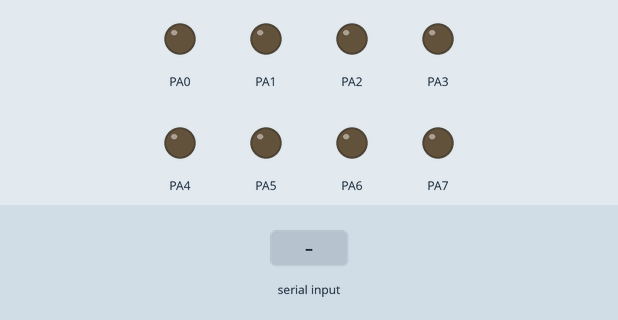
Recording of a program running on a simulated ATmega128, built with avr-gcc and emulated at 16 MHz. Parts: output pins drawn as LEDs (lit = HIGH). Inputs (shaded band) come from the test bench.

Above: at 1.2 s.
1.3 s: "y" received over Serial
At 2.5 s:
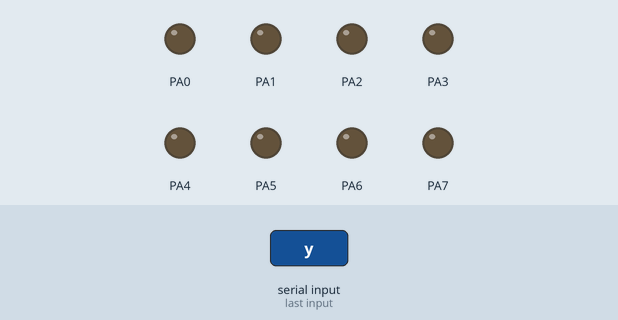
2.8 s: "b" received over Serial
At 3.8 s:
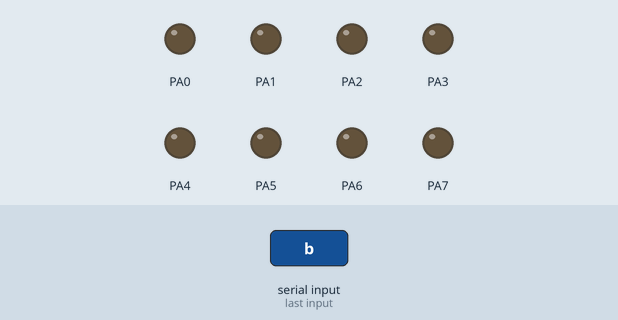
4.3 s: "j" received over Serial
At 5.0 s:
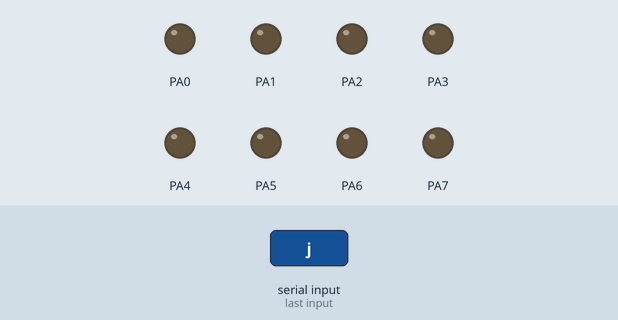
5.8 s: "g" received over Serial
At 6.1 s:
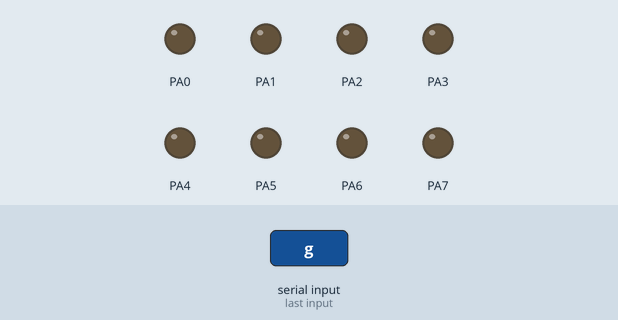
Timing chart, 0 to 8.3 s (numbered marks = the images above; inputs shaded):
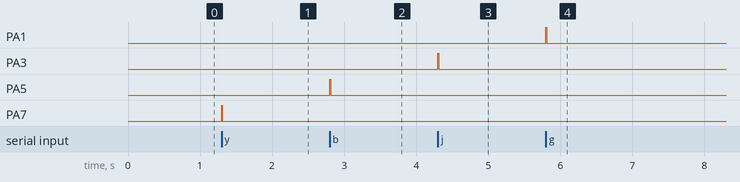

The program:

main.c
```c
/*
Hostpc´Â ÇÚµå¸ð¼ÇÁ¤º¸¸¦ ATmega128¿¡ ¼Û½ÅÇÏ°í,
ATmega128´Â ÇÚµå¸ð¼Ç Á¤º¸¸¦ ¼ö½ÅÇÏ¿© ÇÚµå¸ð¼Ç Á¤º¸¿¡ µû¶ó ATmega128 LED¸¦ Á¦¾îÇÑ´Ù.
*/
#define F_CPU 16000000UL // atmega128ÀÇ ÇÏµå¿þ¾î µ¿ÀÛ ÁÖÆÄ¼ö ¹Ý¿µ

#include <avr/io.h>
#include <util/delay.h>
#include <stdio.h>
#include <string.h>

int main(void)
{
/* Replace with your application code */
unsigned char rx_data;
DDRA = 0XFF;
PORTE = 0XFF;

UBRR0H = 103>>8;
UBRR0L = 103;
UCSR0A = 0X00;
UCSR0B = 0X18;
UCSR0C = 0X06;
rx_data = UDR0;

while (1)
{
while(!(UCSR0A & 0X80));
	rx_data = UDR0;
	if(rx_data == 'y'){
		PORTA |= (1<<7);
		_delay_ms(10);
		PORTA &= ~(1<<7);
	}
	else if(rx_data == 'b'){
		PORTA |= (1<<5);
		_delay_ms(10);
		PORTA &= ~(1<<5);
	}
	else if(rx_data == 'j'){
		PORTA |= (1<<3);
		_delay_ms(10);
		PORTA &= ~(1<<3);
	}
	else if(rx_data == 'g'){
		PORTA |= (1<<1);
		_delay_ms(10);
		PORTA &= ~(1<<1);
	}
}
return 0;
}
```

Measured:
- after the input at 1.3 s, PA7: LOW → HIGH at once, → LOW 0.01 s later
- after the input at 2.8 s, PA5: LOW → HIGH at once, → LOW 0.01 s later
- after the input at 4.3 s, PA3: LOW → HIGH at once, → LOW 0.01 s later
- after the input at 5.8 s, PA1: LOW → HIGH at once, → LOW 0.01 s later
